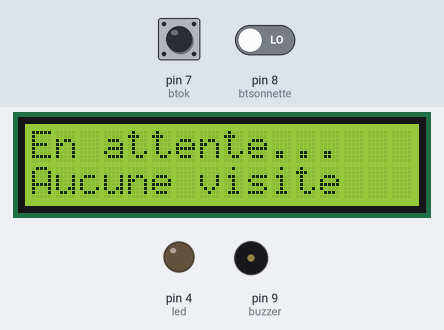
The sketch below on a simulated Arduino Uno, built with avr-gcc and run on an emulated ATmega328P. Shown: 16×2 character LCD, output pins drawn as LEDs (lit = HIGH), buzzer (waves = sounding). Inputs (shaded band) come from the test bench; at power-on: pin 8 (btsonnette) LOW, pin 7 (btok) LOW.

Above: at 1.2 s.
1.3 s: pin 8 (btsonnette) driven HIGH
At 3.5 s:
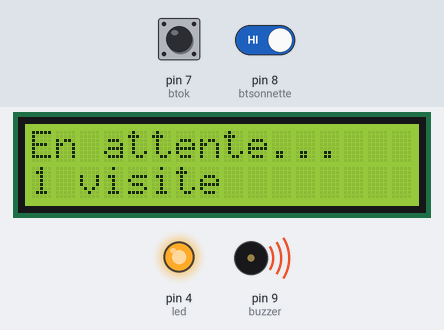
3.7 s: pin 7 (btok) pulled HIGH for 0.15 s
At 5.2 s:
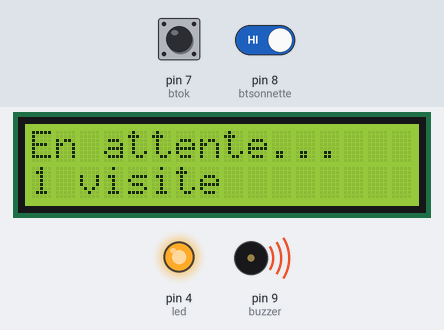
5.5 s: pin 7 (btok) pulled HIGH for 3.2 s
At 6.0 s:
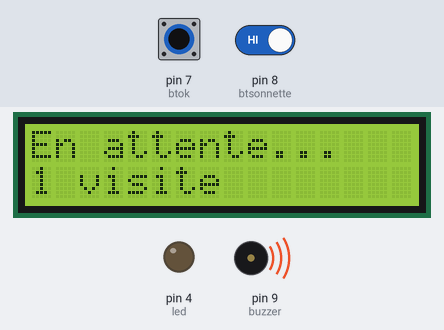
10.2 s: pin 8 (btsonnette) driven LOW
Timing chart, 0 to 12.9 s (numbered marks = the images above; inputs shaded):
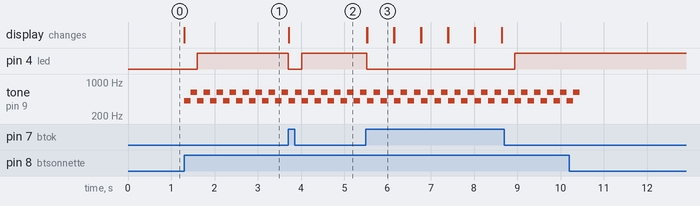

The sketch:

sonnette2LCD.ino
```cpp
#include <LiquidCrystal.h>

#define RS 12
#define EN 11
#define D4 5
#define D5 3
#define D6 2
#define D7 10

int led = 4;
int buzzer = 9;
int btsonnette = 8;
int btok = 7;
int active = 0;
unsigned long delai = 300000;
unsigned long previousMillis = 0;

LiquidCrystal lcd(RS,EN,D4,D5,D6,D7);

void setup() {
  pinMode(led, OUTPUT);
  pinMode(btsonnette, INPUT);
  pinMode(btok, INPUT);
  lcd.begin(16,2);
  lcd.print("En attente...");
  lcd.setCursor(0,1);
  lcd.print("Aucune visite");
}

void sonne() {
  tone(buzzer,411);
  delay(150);
  tone(buzzer,611);
  delay(150);
  noTone(buzzer);
}

void loop() {
  if(digitalRead(btsonnette)) {
    unsigned long currentMillis = millis();
    if(((unsigned long)(currentMillis - previousMillis) >= delai) | !active) {
      active++;
      lcd.noDisplay();
      lcd.clear();
      lcd.print("En attente...");
      lcd.setCursor(0,1);
      lcd.print(active,DEC);
      lcd.print(" visite");
      if(active>1)
        lcd.print("s");
      lcd.display();
    }
    previousMillis = currentMillis;
    sonne();
  }
  if(digitalRead(btok)) {
    digitalWrite(led,LOW);
    lcd.noDisplay();
    lcd.clear();
    lcd.print("En attente...");
    lcd.setCursor(0,1);
    lcd.print("Aucune visite");
    lcd.display();
    active=0;
  }
  if(active)
    digitalWrite(led,HIGH);
}
```

Measured:
- after the input at 1.3 s, pin 4 (led): LOW → HIGH after 0.31 s; tone on pin 9 (buzzer): alternates 611 Hz for 0.15 s and 411 Hz for 0.15 s, starting at once; the display: changes at once (image 1)
- after the input at 3.7 s, pin 4 (led): HIGH → LOW at once, → HIGH 0.31 s later; the display: first changes at once (image 2 shows a later state)
- after the input at 5.5 s, pin 4 (led): HIGH → LOW at once, → HIGH 3.4 s later; the display: first changes at once (image 3 shows a later state)
- what the display in image 3 shows lasts 0.6 s, from 5.5 s to 6.1 s
